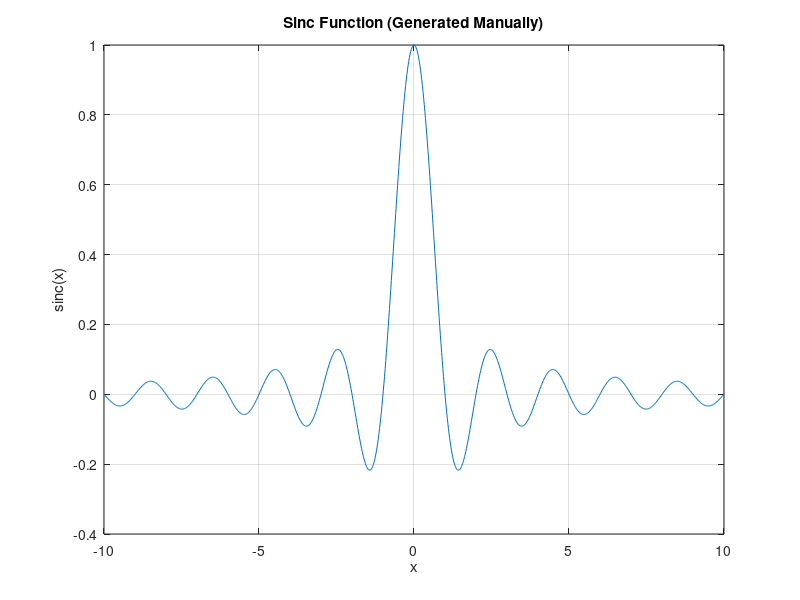

MATLAB code for this plot:
% Parameters
x = linspace(-10, 10, 1000);  % Generating 1000 points between -10 and 10

% Pre-allocate sinc values
y = zeros(size(x));

% Loop to calculate sinc values manually
for i = 1:length(x)
    if x(i) == 0
        y(i) = 1;  % Define sinc(0) as 1
    else
        y(i) = sin(pi * x(i)) / (pi * x(i));  % sinc(x) for non-zero x
    end
end

% Plotting the sinc function
plot(x, y);
xlabel('x');
ylabel('sinc(x)');
title('Sinc Function (Generated Manually)');
grid on;